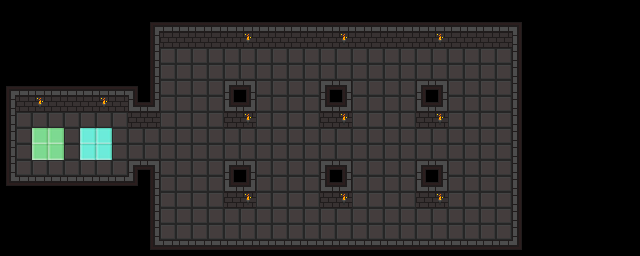

A 2D game scene composited from a Tiled map and its tileset images. What follows is a short description and the map's XML, with every tile layer's data as written:
An orthogonal 40x16 tile map with 16x16 px tiles, 1 tile layer (Tile Layer 1), 5 tilesets and 61 objects.

<map version="1.4" tiledversion="1.4.3" orientation="orthogonal" renderorder="right-down" width="40" height="16" tilewidth="16" tileheight="16" infinite="0" nextlayerid="5" nextobjectid="82">
 <properties>
  <property name="description" value="Collectible Carnage" />
 </properties>
 <tileset firstgid="1" source="../images/tileset_dungeon/tileset_dungeon.tsx" />
 <tileset firstgid="65" source="../images/tileset_common/tileset_common.tsx" />
 <tileset firstgid="96" source="../images/tileset_talisman/tileset_talisman.tsx" />
 <tileset firstgid="112" source="../images/tileset_floaty/tileset_floaty.tsx" />
 <tileset firstgid="119" source="../images/tileset_floaty/tileset_floaty2.tsx" />
 <layer id="1" name="Tile Layer 1" width="40" height="16">
  <data encoding="csv">
0,0,0,0,0,0,0,0,0,0,0,0,0,0,0,0,0,0,0,0,0,0,0,0,0,0,0,0,0,0,0,0,0,0,0,0,0,0,0,0,
0,0,0,0,0,0,0,0,0,1,2,2,2,2,2,2,2,2,2,2,2,2,2,2,2,2,2,2,2,2,2,2,3,0,0,0,0,0,0,0,
0,0,0,0,0,0,0,0,0,9,25,25,25,25,25,27,25,25,25,25,25,27,25,25,25,25,25,27,25,25,25,25,11,0,0,0,0,0,0,0,
0,0,0,0,0,0,0,0,0,9,33,33,33,33,33,33,33,33,33,33,33,33,33,33,33,33,33,33,33,33,33,33,11,0,0,0,0,0,0,0,
0,0,0,0,0,0,0,0,0,9,33,33,33,33,33,33,33,33,33,33,33,33,33,33,33,33,33,33,33,33,33,33,11,0,0,0,0,0,0,0,
1,2,2,2,2,2,2,2,3,9,33,33,33,33,4,5,33,33,33,33,4,5,33,33,33,33,4,5,33,33,33,33,11,0,0,0,0,0,0,0,
9,25,27,25,25,25,27,25,12,13,33,33,33,33,12,13,33,33,33,33,12,13,33,33,33,33,12,13,33,33,33,33,11,0,0,0,0,0,0,0,
9,33,33,33,33,33,33,33,25,25,33,33,33,33,25,27,33,33,33,33,25,27,33,33,33,33,25,27,33,33,33,33,11,0,0,0,0,0,0,0,
9,33,67,67,33,69,69,33,33,33,33,33,33,33,33,33,33,33,33,33,33,33,33,33,33,33,33,33,33,33,33,33,11,0,0,0,0,0,0,0,
9,33,67,67,33,69,69,33,33,33,33,33,33,33,33,33,33,33,33,33,33,33,33,33,33,33,33,33,33,33,33,33,11,0,0,0,0,0,0,0,
9,33,33,33,33,33,33,33,4,5,33,33,33,33,4,5,33,33,33,33,4,5,33,33,33,33,4,5,33,33,33,33,11,0,0,0,0,0,0,0,
17,18,18,18,18,18,18,18,19,9,33,33,33,33,12,13,33,33,33,33,12,13,33,33,33,33,12,13,33,33,33,33,11,0,0,0,0,0,0,0,
0,0,0,0,0,0,0,0,0,9,33,33,33,33,25,27,33,33,33,33,25,27,33,33,33,33,25,27,33,33,33,33,11,0,0,0,0,0,0,0,
0,0,0,0,0,0,0,0,0,9,33,33,33,33,33,33,33,33,33,33,33,33,33,33,33,33,33,33,33,33,33,33,11,0,0,0,0,0,0,0,
0,0,0,0,0,0,0,0,0,9,33,33,33,33,33,33,33,33,33,33,33,33,33,33,33,33,33,33,33,33,33,33,11,0,0,0,0,0,0,0,
0,0,0,0,0,0,0,0,0,17,18,18,18,18,18,18,18,18,18,18,18,18,18,18,18,18,18,18,18,18,18,18,19,0,0,0,0,0,0,0
</data>
 </layer>
 <objectgroup id="2" name="Object Layer 1">
  <object id="1" template="../templates/spike.tx" x="304" y="112" />
  <object id="2" template="../templates/spike.tx" x="304" y="128" />
  <object id="3" template="../templates/spike.tx" x="256" y="112" />
  <object id="4" template="../templates/spike.tx" x="256" y="128" />
  <object id="5" template="../templates/spike.tx" x="208" y="112" />
  <object id="6" template="../templates/spike.tx" x="208" y="128" />
  <object id="19" template="../templates/spike.tx" x="256" y="192" />
  <object id="20" template="../templates/spike.tx" x="256" y="208" />
  <object id="21" template="../templates/spike.tx" x="208" y="192" />
  <object id="22" template="../templates/spike.tx" x="208" y="208" />
  <object id="23" template="../templates/spike.tx" x="352" y="192" />
  <object id="24" template="../templates/spike.tx" x="352" y="208" />
  <object id="25" template="../templates/spike.tx" x="304" y="192" />
  <object id="26" template="../templates/spike.tx" x="304" y="208" />
  <object id="27" template="../templates/spike.tx" x="448" y="192" />
  <object id="28" template="../templates/spike.tx" x="448" y="208" />
  <object id="29" template="../templates/spike.tx" x="400" y="192" />
  <object id="30" template="../templates/spike.tx" x="400" y="208" />
  <object id="31" template="../templates/spike.tx" x="448" y="112" />
  <object id="32" template="../templates/spike.tx" x="448" y="128" />
  <object id="33" template="../templates/spike.tx" x="400" y="112" />
  <object id="34" template="../templates/spike.tx" x="400" y="128" />
  <object id="35" template="../templates/spike.tx" x="352" y="112" />
  <object id="36" template="../templates/spike.tx" x="352" y="128" />
  <object id="37" template="../templates/coin.tx" x="184" y="112" />
  <object id="38" template="../templates/coin.tx" x="184" y="72" />
  <object id="39" template="../templates/coin.tx" x="232" y="72" />
  <object id="40" template="../templates/coin.tx" x="280" y="72" />
  <object id="41" template="../templates/coin.tx" x="328" y="72" />
  <object id="42" template="../templates/coin.tx" x="376" y="72" />
  <object id="43" template="../templates/coin.tx" x="424" y="72" />
  <object id="44" template="../templates/coin.tx" x="472" y="72" />
  <object id="45" template="../templates/coin.tx" x="472" y="108" />
  <object id="46" template="../templates/coin.tx" x="472" y="152" />
  <object id="47" template="../templates/coin.tx" x="472" y="192" />
  <object id="48" template="../templates/coin.tx" x="472" y="232" />
  <object id="49" template="../templates/coin.tx" x="184" y="152" />
  <object id="50" template="../templates/coin.tx" x="232" y="152" />
  <object id="51" template="../templates/coin.tx" x="280" y="152" />
  <object id="52" template="../templates/coin.tx" x="328" y="152" />
  <object id="53" template="../templates/coin.tx" x="376" y="152" />
  <object id="54" template="../templates/coin.tx" x="424" y="152" />
  <object id="55" template="../templates/coin.tx" x="184" y="232" />
  <object id="56" template="../templates/coin.tx" x="232" y="232" />
  <object id="57" template="../templates/coin.tx" x="280" y="232" />
  <object id="58" template="../templates/coin.tx" x="328" y="232" />
  <object id="59" template="../templates/coin.tx" x="376" y="232" />
  <object id="60" template="../templates/coin.tx" x="424" y="232" />
  <object id="61" template="../templates/coin.tx" x="184" y="192" />
  <object id="62" template="../templates/coin.tx" x="280" y="192" />
  <object id="63" template="../templates/coin.tx" x="280" y="112" />
  <object id="64" template="../templates/coin.tx" x="376" y="112" />
  <object id="65" template="../templates/coin.tx" x="376" y="192" />
  <object id="72" template="../templates/goal.tx" x="32" y="128" />
  <object id="73" template="../templates/spawn.tx" x="96" y="144" />
  <object id="76" template="../templates/coin.tx" x="136" y="152" />
 </objectgroup>
 <objectgroup id="3" name="Object Layer 2">
  <object id="70" template="../templates/line.tx" x="186.5" y="110">
   <polyline points="5.5,114 5.5,-46 293.5,-46 293.5,114 5.5,114" />
  </object>
 </objectgroup>
 <objectgroup id="4" name="Object Layer 3">
  <object id="74" template="../templates/line.tx" x="162.667" y="246">
   <polyline points="29.3333,-102 317.333,-102" />
  </object>
  <object id="79" template="../templates/ball2.tx" x="176" y="80">
   <properties>
    <property name="line" type="object" value="70" />
    <property name="speed" type="float" value="30" />
   </properties>
  </object>
  <object id="80" template="../templates/ball2.tx" x="464" y="240">
   <properties>
    <property name="line" type="object" value="70" />
    <property name="speed" type="float" value="30" />
   </properties>
  </object>
  <object id="81" template="../templates/ball2.tx" x="176" y="160">
   <properties>
    <property name="line" type="object" value="74" />
    <property name="speed" type="float" value="30" />
   </properties>
  </object>
 </objectgroup>
</map>
